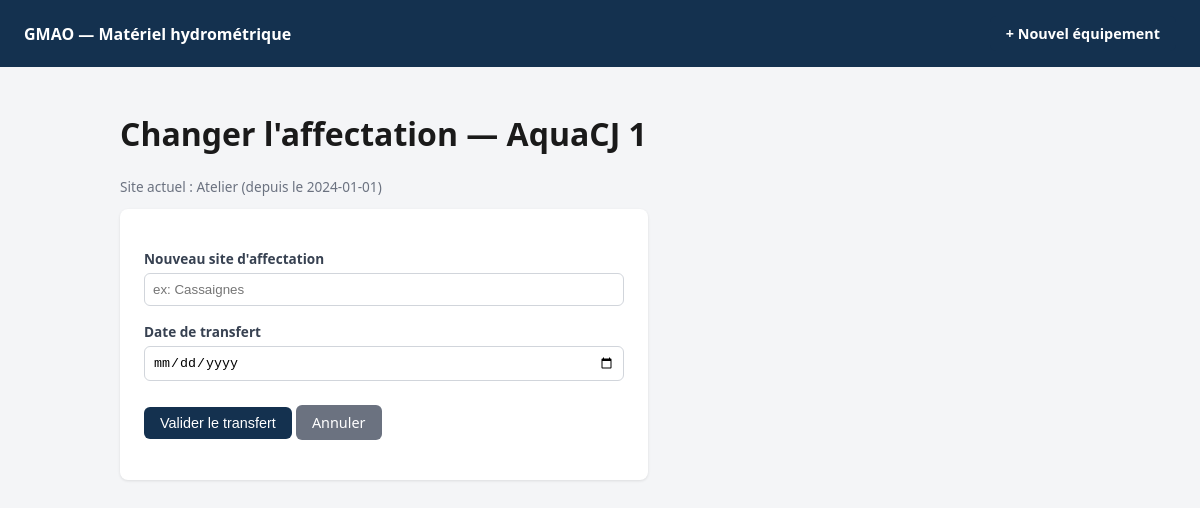
The page /equipement/bf682f53a6cd/affecter on the database its author committed.
### tables this page shows
CREATE TABLE equipement (
    id TEXT PRIMARY KEY,
    nom TEXT NOT NULL UNIQUE,
    date_installation TEXT NOT NULL
);

CREATE TABLE affectation (
    id INTEGER PRIMARY KEY AUTOINCREMENT,
    equipement_id TEXT NOT NULL REFERENCES equipement(id),
    site TEXT NOT NULL,
    date_debut TEXT NOT NULL,
    date_fin TEXT
);

### run.py (the view, shortened to what this page needs)
@app.route("/equipement/<equipement_id>/affecter", methods=["GET", "POST"])
def affecter_equipement(equipement_id):
    with db.db_session() as conn:
        equipement = db.get_equipement(conn, equipement_id)
        site_actuel = db.get_site_actuel(conn, equipement_id)
        sites = db.list_sites(conn)
    return render_template(
        "affecter.html", equipement=equipement, site_actuel=site_actuel, sites=sites
    )

### app/db.py (called while the page is built)
def get_connection():
    conn = sqlite3.connect(config.DB_PATH)
    conn.row_factory = sqlite3.Row
    conn.execute("PRAGMA foreign_keys = ON")
    return conn

@contextmanager
def db_session():
    conn = get_connection()
    try:
        yield conn
        conn.commit()
    finally:
        conn.close()

def get_equipement(conn, equipement_id):
    return conn.execute(
        "SELECT * FROM equipement WHERE id = ?", (equipement_id,)
    ).fetchone()

def get_site_actuel(conn, equipement_id):
    return conn.execute(
        "SELECT * FROM affectation WHERE equipement_id = ? AND date_fin IS NULL",
        (equipement_id,),
    ).fetchone()

def list_sites(conn):
    rows = conn.execute(
        "SELECT DISTINCT site FROM affectation ORDER BY site"
    ).fetchall()
    return [r["site"] for r in rows]

### app/templates/affecter.html (shortened to what this page needs)
{% extends "base.html" %}
{% block content %}
<h1>Changer l'affectation — {{ equipement.nom }}</h1>
<p class="muted">Site actuel : {{ site_actuel.site if site_actuel else '—' }} (depuis le {{ site_actuel.date_debut if site_actuel else '—' }})</p>
<form class="card" method="post">
  <label for="nouveau_site">Nouveau site d'affectation</label>
  <input type="text" id="nouveau_site" name="nouveau_site" required list="sites" placeholder="ex: Cassaignes">
  <label for="date_transfert">Date de transfert</label>
  <input type="date" id="date_transfert" name="date_transfert" required>
  <p style="margin-top:1.5rem;">
    <button type="submit" class="btn">Valider le transfert</button>
    <a href="{{ url_for('detail_equipement', equipement_id=equipement.id) }}" class="btn btn-secondary">Annuler</a>
  </p>
</form>
{% endblock %}

### app/templates/base.html (style rules this page uses)
:root { color-scheme: light dark; }
body { font-family: system-ui, -apple-system, "Segoe UI", sans-serif; margin: 0; background: #f4f5f7; color: #1a1a1a; }
.btn { display: inline-block; background: #14314f; color: #fff; padding: .5rem 1rem; border-radius: 6px; text-decoration: none; font-size: .9rem; border: none; cursor: pointer; }
.btn-secondary { background: #6b7280; }
form.card { background: #fff; padding: 1.5rem; border-radius: 8px; box-shadow: 0 1px 3px rgba(0,0,0,.1); max-width: 480px; }
form.card label { display: block; margin-top: 1rem; font-size: .85rem; font-weight: 600; color: #374151; }
form.card input, form.card select { width: 100%; padding: .5rem; margin-top: .3rem; border: 1px solid #d1d5db; border-radius: 6px; box-sizing: border-box; }
.muted { color: #6b7280; font-size: .85rem; }

### rows shown on the page
equipement: nom "AquaCJ 1"
affectation: site "Atelier", date_debut "2024-01-01"
